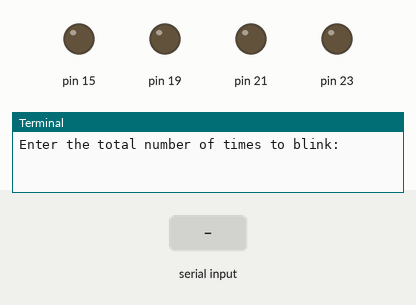
Recording of a program running on a simulated Raspberry Pi (header pin numbers). Shown: output pins drawn as LEDs (lit = HIGH), the last lines printed to the terminal. Inputs (shaded band) come from the test bench.

Above: at 1.2 s.
1.3 s: "5" typed at the terminal
2.8 s: "90" typed at the terminal
At 4.2 s:
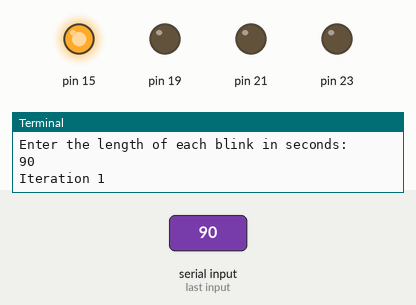
Timing chart, 0 to 5.8 s (numbered marks = the images above; inputs shaded):
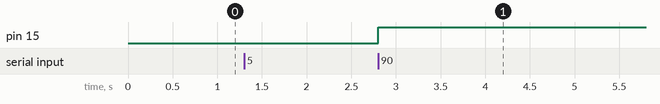

Measured:
- after the input at 2.8 s, pin 15: LOW → HIGH at once

The program:

cycle_leds.py
```python
import RPi.GPIO as GPIO ## Import GPIO Library
import time ## Import 'time' library.  Allows us to use 'sleep'

GPIO.setmode(GPIO.BOARD) ## Use BOARD pin numbering
GPIO.setup(15, GPIO.OUT) ## Setup GPIO pin 7 to OUT
GPIO.setup(19, GPIO.OUT)
GPIO.setup(21, GPIO.OUT)
GPIO.setup(23, GPIO.OUT)

## Define function named Blink()
def Blink(numTimes, speed):
    for i in range(0,numTimes): ## Run loop numTimes
        print "Iteration " + str(i+1) ##Print current loop
        GPIO.output(23, False)
        GPIO.output(15, True) ## Turn on GPIO pin 7
        time.sleep(speed) ## Wait
        GPIO.output(15, False)
        GPIO.output(19, True)
        time.sleep(speed) ## Wait
        GPIO.output(19, False)
        GPIO.output(21, True)
        time.sleep(speed) ## Wait
        GPIO.output(21, False)
        GPIO.output(23, True)
        time.sleep(speed) ## Wait
        print "Done" ## When loop is complete, print "Done"
    GPIO.cleanup()

## Prompt user for input
numTimes = raw_input("Enter the total number of times to blink: ")
speed = raw_input("Enter the length of each blink in seconds: ")

## Start Blink() function. Convert user input from strings to numeric data types and pass to Blink() as parameters
Blink(int(numTimes),float(speed))
```
